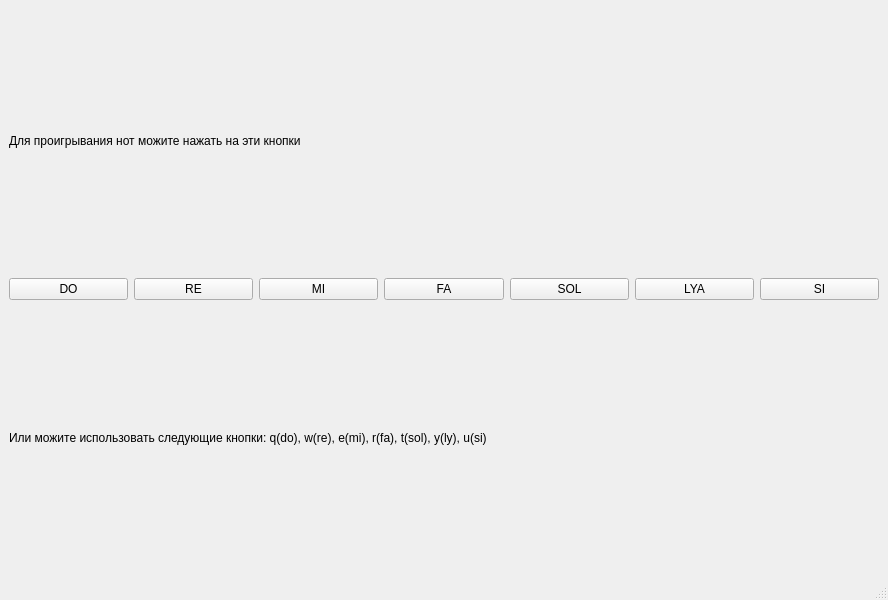
<?xml version="1.0" encoding="UTF-8"?>
<ui version="4.0">
 <class>MainWindow</class>
 <widget class="QMainWindow" name="MainWindow">
  <property name="geometry">
   <rect>
    <x>0</x>
    <y>0</y>
    <width>888</width>
    <height>600</height>
   </rect>
  </property>
  <property name="windowTitle">
   <string>MainWindow</string>
  </property>
  <widget class="QWidget" name="centralwidget">
   <layout class="QVBoxLayout" name="verticalLayout">
    <item>
     <widget class="QLabel" name="label">
      <property name="styleSheet">
       <string notr="true">font: 14pt &quot;MS Shell Dlg 2&quot;;</string>
      </property>
      <property name="text">
       <string>Для проигрывания нот можите нажать на эти кнопки</string>
      </property>
     </widget>
    </item>
    <item>
     <layout class="QHBoxLayout" name="horizontalLayout">
      <item>
       <widget class="QPushButton" name="DO">
        <property name="styleSheet">
         <string notr="true">font: 12pt &quot;MS Shell Dlg 2&quot;;</string>
        </property>
        <property name="text">
         <string>DO</string>
        </property>
       </widget>
      </item>
      <item>
       <widget class="QPushButton" name="re">
        <property name="styleSheet">
         <string notr="true">font: 12pt &quot;MS Shell Dlg 2&quot;;</string>
        </property>
        <property name="text">
         <string>RE</string>
        </property>
       </widget>
      </item>
      <item>
       <widget class="QPushButton" name="mi">
        <property name="styleSheet">
         <string notr="true">font: 12pt &quot;MS Shell Dlg 2&quot;;</string>
        </property>
        <property name="text">
         <string>MI</string>
        </property>
       </widget>
      </item>
      <item>
       <widget class="QPushButton" name="fa">
        <property name="styleSheet">
         <string notr="true">font: 12pt &quot;MS Shell Dlg 2&quot;;</string>
        </property>
        <property name="text">
         <string>FA</string>
        </property>
       </widget>
      </item>
      <item>
       <widget class="QPushButton" name="sol">
        <property name="styleSheet">
         <string notr="true">font: 12pt &quot;MS Shell Dlg 2&quot;;</string>
        </property>
        <property name="text">
         <string>SOL</string>
        </property>
       </widget>
      </item>
      <item>
       <widget class="QPushButton" name="lya">
        <property name="styleSheet">
         <string notr="true">font: 12pt &quot;MS Shell Dlg 2&quot;;</string>
        </property>
        <property name="text">
         <string>LYA</string>
        </property>
       </widget>
      </item>
      <item>
       <widget class="QPushButton" name="si">
        <property name="styleSheet">
         <string notr="true">font: 12pt &quot;MS Shell Dlg 2&quot;;</string>
        </property>
        <property name="text">
         <string>SI</string>
        </property>
       </widget>
      </item>
     </layout>
    </item>
    <item>
     <widget class="QLabel" name="label_2">
      <property name="styleSheet">
       <string notr="true">font: 14pt &quot;MS Shell Dlg 2&quot;;
font: 12pt &quot;MS Shell Dlg 2&quot;;</string>
      </property>
      <property name="text">
       <string>Или можите использовать следующие кнопки: q(do), w(re), e(mi), r(fa), t(sol), y(ly), u(si)</string>
      </property>
     </widget>
    </item>
   </layout>
  </widget>
  <widget class="QMenuBar" name="menubar">
   <property name="geometry">
    <rect>
     <x>0</x>
     <y>0</y>
     <width>888</width>
     <height>26</height>
    </rect>
   </property>
  </widget>
  <widget class="QStatusBar" name="statusbar"/>
 </widget>
 <resources/>
 <connections/>
</ui>
